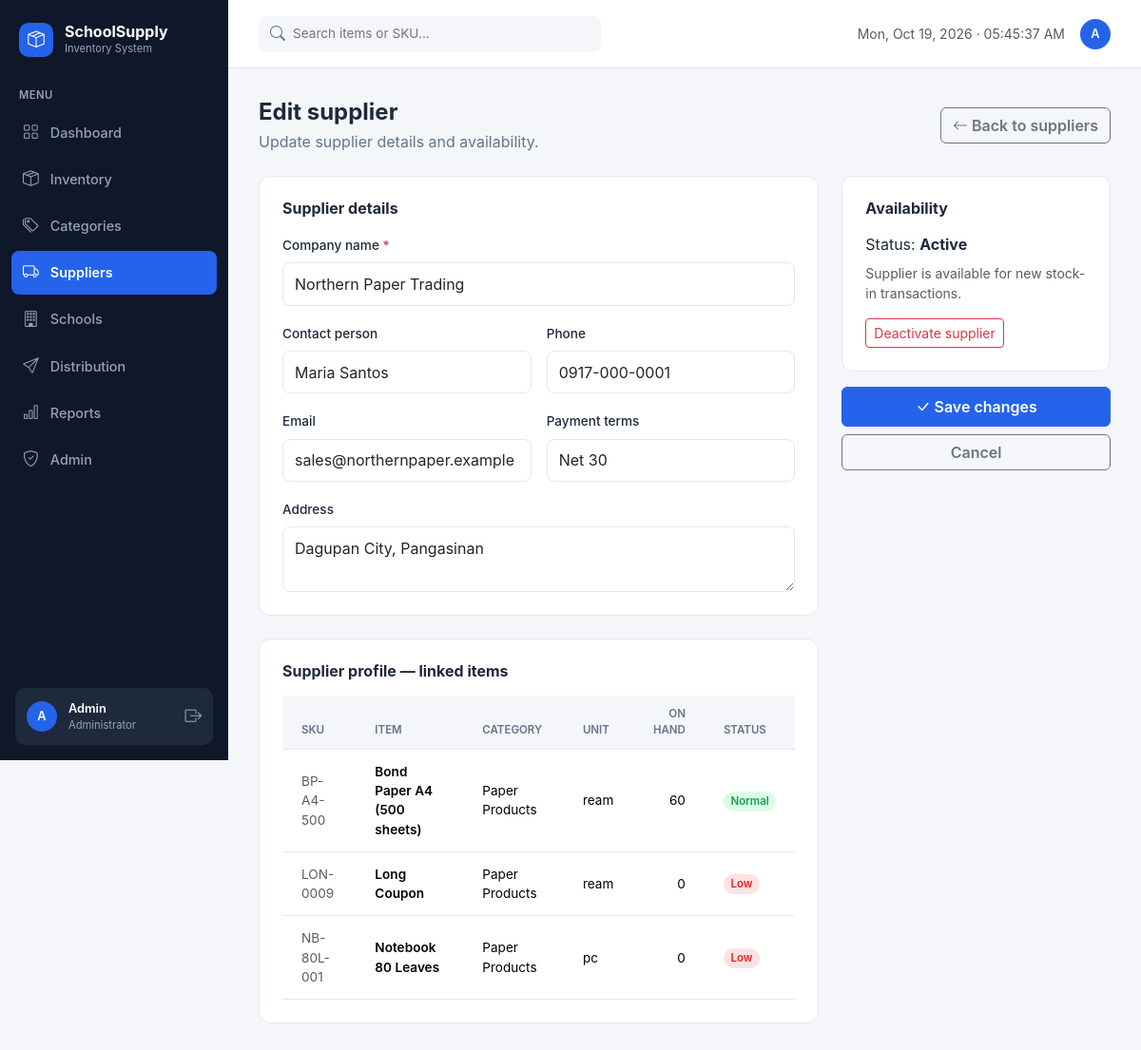
The app's page /supplier_form.php?id=1 (signed in) with its own data.
### tables this page shows
CREATE TABLE `users` (
  `user_id` int(10) UNSIGNED NOT NULL,
  `full_name` varchar(100) NOT NULL,
  `username` varchar(50) NOT NULL,
  `email` varchar(100) NOT NULL,
  `password_hash` varchar(255) NOT NULL,
  `role` enum('admin','staff') NOT NULL DEFAULT 'staff',
  `is_active` tinyint(1) NOT NULL DEFAULT 1,
  `failed_attempts` int(10) UNSIGNED NOT NULL DEFAULT 0,
  `locked_until` datetime DEFAULT NULL,
  `last_login` datetime DEFAULT NULL,
  `created_at` timestamp NOT NULL DEFAULT current_timestamp(),
  `updated_at` timestamp NOT NULL DEFAULT current_timestamp() ON UPDATE current_timestamp()
);

CREATE TABLE `suppliers` (
  `supplier_id` int(10) UNSIGNED NOT NULL,
  `company_name` varchar(150) NOT NULL,
  `contact_person` varchar(100) DEFAULT NULL,
  `phone` varchar(30) DEFAULT NULL,
  `email` varchar(100) DEFAULT NULL,
  `address` varchar(255) DEFAULT NULL,
  `payment_terms` varchar(100) DEFAULT NULL,
  `is_active` tinyint(1) NOT NULL DEFAULT 1,
  `created_at` timestamp NOT NULL DEFAULT current_timestamp(),
  `updated_at` timestamp NOT NULL DEFAULT current_timestamp() ON UPDATE current_timestamp()
);

CREATE TABLE `items` (
  `item_id` int(10) UNSIGNED NOT NULL,
  `sku` varchar(50) NOT NULL,
  `item_name` varchar(150) NOT NULL,
  `description` text DEFAULT NULL,
  `category_id` int(10) UNSIGNED NOT NULL,
  `unit_of_measure` varchar(30) NOT NULL,
  `reorder_point` int(10) UNSIGNED NOT NULL DEFAULT 0,
  `unit_cost` decimal(10,2) NOT NULL DEFAULT 0.00,
  `quantity_on_hand` int(11) NOT NULL DEFAULT 0,
  `is_active` tinyint(1) NOT NULL DEFAULT 1,
  `created_at` timestamp NOT NULL DEFAULT current_timestamp(),
  `updated_at` timestamp NOT NULL DEFAULT current_timestamp() ON UPDATE current_timestamp()
);

CREATE TABLE `categories` (
  `category_id` int(10) UNSIGNED NOT NULL,
  `category_name` varchar(100) NOT NULL,
  `description` varchar(255) DEFAULT NULL
);

### includes/functions.php (called while the page is built, shortened)
<?php
function e($value): string
{
    return htmlspecialchars((string)$value, ENT_QUOTES, 'UTF-8');
}
function url(string $path = ''): string
{
    return BASE_URL . '/' . ltrim($path, '/');
}

### config/database.php (called while the page is built, shortened)
<?php
function db(): PDO
{
    static $pdo = null;
    if ($pdo === null) {
        $dsn = 'mysql:host=' . DB_HOST . ';port=' . DB_PORT . ';dbname=' . DB_NAME . ';charset=utf8mb4';
        try {
            $pdo = new PDO($dsn, DB_USER, DB_PASS, [
                PDO::ATTR_ERRMODE            => PDO::ERRMODE_EXCEPTION,
                PDO::ATTR_DEFAULT_FETCH_MODE => PDO::FETCH_ASSOC,
                PDO::ATTR_EMULATE_PREPARES   => false,
            ]);
            $pdo->exec("SET NAMES utf8mb4 COLLATE utf8mb4_unicode_ci");
            $pdo->exec("SET time_zone = '+08:00'");
        } catch (PDOException $e) {
            http_response_code(500);
            exit('Database connection failed. Check config/config.php and that MySQL is running.'
                . (ini_get('display_errors') ? '<br><small>' . htmlspecialchars($e->getMessage()) . '</small>' : ''));
        }
    }
    return $pdo;
}

### includes/auth.php (called while the page is built, shortened)
<?php
require_once __DIR__ . '/../config/database.php';
require_once __DIR__ . '/functions.php';
function current_user(): array
{
    return [
        'id'       => $_SESSION['user_id'] ?? null,
        'name'     => $_SESSION['full_name'] ?? '',
        'username' => $_SESSION['username'] ?? '',
        'role'     => $_SESSION['role'] ?? '',
    ];
}
function require_login(): void
{
    $stmt = db()->prepare('SELECT is_active, role, full_name FROM users WHERE user_id = :id');
    $stmt->execute([':id' => $_SESSION['user_id']]);
}
function require_admin(): void
{
    require_login();
}

### supplier_form.php (the view, shortened to what this page needs)
<?php
require_once __DIR__ . '/includes/auth.php';
require_admin();
$activePage = 'suppliers';
require_once __DIR__ . '/includes/header.php';
$pdo = db();
$supplierId = isset($_GET['id']) ? (int)$_GET['id'] : 0;
$editing = $supplierId > 0;
$supplier = null;
if ($editing) {
    $stmt = $pdo->prepare('SELECT * FROM suppliers WHERE supplier_id = :id');
    $stmt->execute([':id' => $supplierId]);
    $supplier = $stmt->fetch();
}
$old = [
    'company_name'   => $supplier['company_name'] ?? '',
    'contact_person' => $supplier['contact_person'] ?? '',
    'phone'          => $supplier['phone'] ?? '',
    'email'          => $supplier['email'] ?? '',
    'address'        => $supplier['address'] ?? '',
    'payment_terms'  => $supplier['payment_terms'] ?? '',
];
$errors = [];
$linkedItems = [];
if ($editing && $supplier) {
    $li = $pdo->prepare(
        'SELECT i.item_id, i.sku, i.item_name, i.unit_of_measure, i.quantity_on_hand, i.is_active, c.category_name
           FROM item_suppliers its
           JOIN items i ON i.item_id = its.item_id
           LEFT JOIN categories c ON c.category_id = i.category_id
          WHERE its.supplier_id = :id
          ORDER BY i.item_name'
    );
    $li->execute([':id' => $supplierId]);
    $linkedItems = $li->fetchAll();
}
?>
<div class="page-head">
    <div>
        <h1><?= $editing ? 'Edit supplier' : 'Add supplier' ?></h1>
        <p><?= $editing ? 'Update supplier details and availability.' : 'Create a new supplier.' ?></p>
    </div>
    <a href="<?= e(url('suppliers.php')) ?>" class="btn btn-outline-secondary"><i class="bi bi-arrow-left me-1"></i>Back to suppliers</a>
</div>
<form method="post" novalidate>
    <div class="row g-4">
        <div class="col-12 col-lg-8">
            <div class="card-ui p-4">
                <h2 class="h6 fw-bold mb-3">Supplier details</h2>
                <div class="row g-3">
                    <div class="col-12">
                        <label class="form-label" for="company_name">Company name <span class="text-danger">*</span></label>
                        <input type="text" class="form-control <?= isset($errors['company_name']) ? 'is-invalid' : '' ?>"
                               id="company_name" name="company_name" value="<?= e($old['company_name']) ?>" maxlength="150" required>
                    </div>
                    <div class="col-12 col-md-6">
                        <label class="form-label" for="contact_person">Contact person</label>
                        <input type="text" class="form-control <?= isset($errors['contact_person']) ? 'is-invalid' : '' ?>"
                               id="contact_person" name="contact_person" value="<?= e($old['contact_person']) ?>" maxlength="100">
                    </div>
                    <div class="col-12 col-md-6">
                        <label class="form-label" for="phone">Phone</label>
                        <input type="text" class="form-control <?= isset($errors['phone']) ? 'is-invalid' : '' ?>"
                               id="phone" name="phone" value="<?= e($old['phone']) ?>" maxlength="30">
                    </div>
                    <div class="col-12 col-md-6">
                        <label class="form-label" for="email">Email</label>
                        <input type="email" class="form-control <?= isset($errors['email']) ? 'is-invalid' : '' ?>"
                               id="email" name="email" value="<?= e($old['email']) ?>" maxlength="150">
                    </div>
                    <div class="col-12 col-md-6">
                        <label class="form-label" for="payment_terms">Payment terms</label>
                        <input type="text" class="form-control <?= isset($errors['payment_terms']) ? 'is-invalid' : '' ?>"
                               id="payment_terms" name="payment_terms" value="<?= e($old['payment_terms']) ?>" maxlength="100" placeholder="Net 30, COD">
                    </div>
                    <div class="col-12">
                        <label class="form-label" for="address">Address</label>
                        <textarea class="form-control <?= isset($errors['address']) ? 'is-invalid' : '' ?>"
                                  id="address" name="address" rows="2" maxlength="255"><?= e($old['address']) ?></textarea>
                    </div>
                </div>
            </div>
            <?php if ($editing): ?>
                <div class="card-ui p-4 mt-4">
                    <h2 class="h6 fw-bold mb-3">Supplier profile — linked items</h2>
                    <?php if (!$linkedItems): ?>
                        <p class="text-muted small mb-0">No items linked to this supplier. Link items from Inventory → item Edit → Preferred suppliers.</p>
                    <?php else: ?>
                        <div class="table-responsive">
                            <table class="table table-ui mb-0">
                                <thead>
                                    <tr>
                                        <th>SKU</th>
                                        <th>Item</th>
                                        <th>Category</th>
                                        <th>Unit</th>
                                        <th class="text-end">On hand</th>
                                        <th>Status</th>
                                    </tr>
                                </thead>
                                <tbody>
                                    <?php foreach ($linkedItems as $li): ?>
                                        <tr>
                                            <td class="text-muted"><?= e($li['sku']) ?></td>
                                            <td class="fw-semibold"><?= e($li['item_name']) ?></td>
                                            <td><?= e($li['category_name'] ?? '—') ?></td>
                                            <td><?= e($li['unit_of_measure']) ?></td>
                                            <td class="text-end"><?= number_format((int)$li['quantity_on_hand']) ?></td>
                                            <td>
                                                <?php if ((int)$li['is_active'] !== 1): ?>
                                                    <span class="badge-soft badge-inactive">Inactive</span>
                                                <?php elseif ((int)$li['quantity_on_hand'] <= 0): ?>
                                                    <span class="badge-soft badge-low">Low</span>
                                                <?php else: ?>
                                                    <span class="badge-soft badge-normal">Normal</span>
                                                <?php endif; ?>
                                            </td>
                                        </tr>
                                    <?php endforeach; ?>
                                </tbody>
                            </table>
                        </div>
                    <?php endif; ?>
                </div>
            <?php endif; ?>
        </div>
        <div class="col-12 col-lg-4">
            <div class="card-ui p-4">
                <h2 class="h6 fw-bold mb-3">Availability</h2>
                <?php if ($editing): ?>
                    <p class="mb-2">Status: <strong><?= (int)$supplier['is_active'] === 1 ? 'Active' : 'Inactive' ?></strong></p>
                    <p class="text-muted small mb-3">
                        <?= (int)$supplier['is_active'] === 1
                            ? 'Supplier is available for new stock-in transactions.'
                            : 'Supplier is excluded from new stock-in transactions.' ?>
                    </p>
                    <button type="submit" formmethod="post" name="toggle_active" value="1"
                            class="btn btn-sm <?= (int)$supplier['is_active'] === 1 ? 'btn-outline-danger' : 'btn-outline-success' ?>">
                        <?= (int)$supplier['is_active'] === 1 ? 'Deactivate supplier' : 'Reactivate supplier' ?>
                    </button>
                <?php else: ?>
                    <p class="text-muted small mb-0">New suppliers start active. Link items to them from Inventory → item Edit → Preferred suppliers.</p>
                <?php endif; ?>
            </div>
            <div class="d-grid gap-2 mt-3">
                <button type="submit" class="btn btn-primary py-2"><i class="bi bi-check-lg me-1"></i><?= $editing ? 'Save changes' : 'Create supplier' ?></button>
                <a href="<?= e(url('suppliers.php')) ?>" class="btn btn-outline-secondary">Cancel</a>
            </div>
        </div>
    </div>
</form>
<?php require __DIR__ . '/includes/footer.php'; ?>

### includes/header.php (shortened to what this page needs)
<?php
require_once __DIR__ . '/auth.php';
require_login();
$activePage = $activePage ?? '';
$user       = current_user();
$menu = [
    'dashboard'    => ['Dashboard',    'index.php',        'bi-grid',        false],
    'inventory'    => ['Inventory',    'inventory.php',    'bi-box-seam',    false],
    'categories'   => ['Categories',   'categories.php',   'bi-tags',        true],
    'suppliers'    => ['Suppliers',    'suppliers.php',    'bi-truck',       true],
    'schools'      => ['Schools',      'schools.php',      'bi-building',    true],
    'distribution' => ['Distribution', 'distribution.php', 'bi-send',        false],
    'reports'      => ['Reports',      'reports.php',      'bi-bar-chart',   true],
    'admin'        => ['Admin',        'admin.php',        'bi-shield-check', true],
];
?>
<!DOCTYPE html>
<html lang="en">
<head>
    <link href="https://cdn.jsdelivr.net/npm/bootstrap@5.3.3/dist/css/bootstrap.min.css" rel="stylesheet">
    <link href="https://cdn.jsdelivr.net/npm/bootstrap-icons@1.11.3/font/bootstrap-icons.min.css" rel="stylesheet">
    <link href="<?= e(url('assets/css/style.css')) ?>?v=<?= e(ASSET_VER) ?>" rel="stylesheet">
</head>
<body>
<div class="app-shell">
    <aside class="sidebar" id="appSidebar">
        <div class="sidebar-brand">
            <span class="brand-logo"><i class="bi bi-box-seam"></i></span>
            <span>
                <span class="brand-name"><?= e(APP_NAME) ?></span>
                <span class="brand-sub"><?= e(APP_SUBTITLE) ?></span>
            </span>
        </div>
        <div class="sidebar-label">MENU</div>
        <nav class="sidebar-nav">
            <?php foreach ($menu as $key => [$label, $file, $icon, $adminOnly]): ?>
                <a href="<?= e(url($file)) ?>" class="nav-item<?= $activePage === $key ? ' active' : '' ?>">
                    <i class="bi <?= e($icon) ?>"></i><span><?= e($label) ?></span>
                </a>
            <?php endforeach; ?>
        </nav>
        <div class="sidebar-user">
            <span class="avatar"><?= e(strtoupper(mb_substr($user['name'], 0, 1))) ?></span>
            <span class="user-text">
                <span class="user-name"><?= e($user['name']) ?></span>
                <span class="user-role"><?= $user['role'] === 'admin' ? 'Administrator' : 'Inventory Clerk' ?></span>
            </span>
            <a href="<?= e(url('logout.php')) ?>" class="logout-link" title="Sign out"><i class="bi bi-box-arrow-right"></i></a>
        </div>
    </aside>
    <div class="main">
        <header class="topbar">
            <form class="topbar-search" action="<?= e(url('inventory.php')) ?>" method="get">
                <i class="bi bi-search"></i>
                <input type="text" name="q" placeholder="Search items or SKU..." aria-label="Search items or SKU">
            </form>
            <div class="topbar-right">
                <span class="text-muted small today live-clock" data-timezone="<?= e(date_default_timezone_get()) ?>">
                </span>
                <span class="avatar"><?= e(strtoupper(mb_substr($user['name'], 0, 1))) ?></span>
            </div>
        </header>
        <main class="content">

### records on screen
users: full_name "Admin", full_name "A"
suppliers: company_name "Northern Paper Trading", contact_person "Maria Santos", phone "0917-000-0001", email "sales@northernpaper.example", payment_terms "Net 30", address "Dagupan City, Pangasinan"
items: sku "BP-A4-500", item_name "Bond Paper A4 (500 sheets)", category.category_name "Paper Products", unit_of_measure "ream", quantity_on_hand "60", is_active "Normal"
items: sku "LON-0009", item_name "Long Coupon", category.category_name "Paper Products", unit_of_measure "ream", quantity_on_hand "0", is_active "Low"
items: sku "NB-80L-001", item_name "Notebook 80 Leaves", category.category_name "Paper Products", unit_of_measure "pc", quantity_on_hand "0", is_active "Low"

### other values on screen
APP_NAME "SchoolSupply"
APP_SUBTITLE "Inventory System"
$label "Dashboard"
$label "Inventory"
$label "Categories"
$label "Suppliers"
$label "Schools"
$label "Distribution"
$label "Reports"
